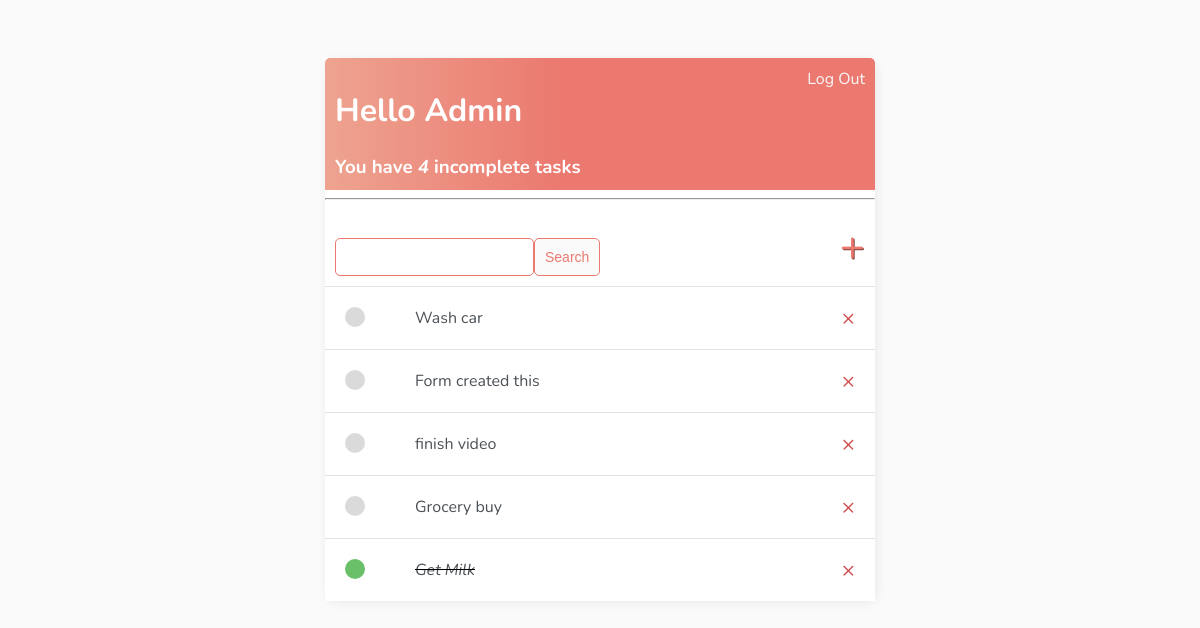
Page / (signed in) on the earlier database version.
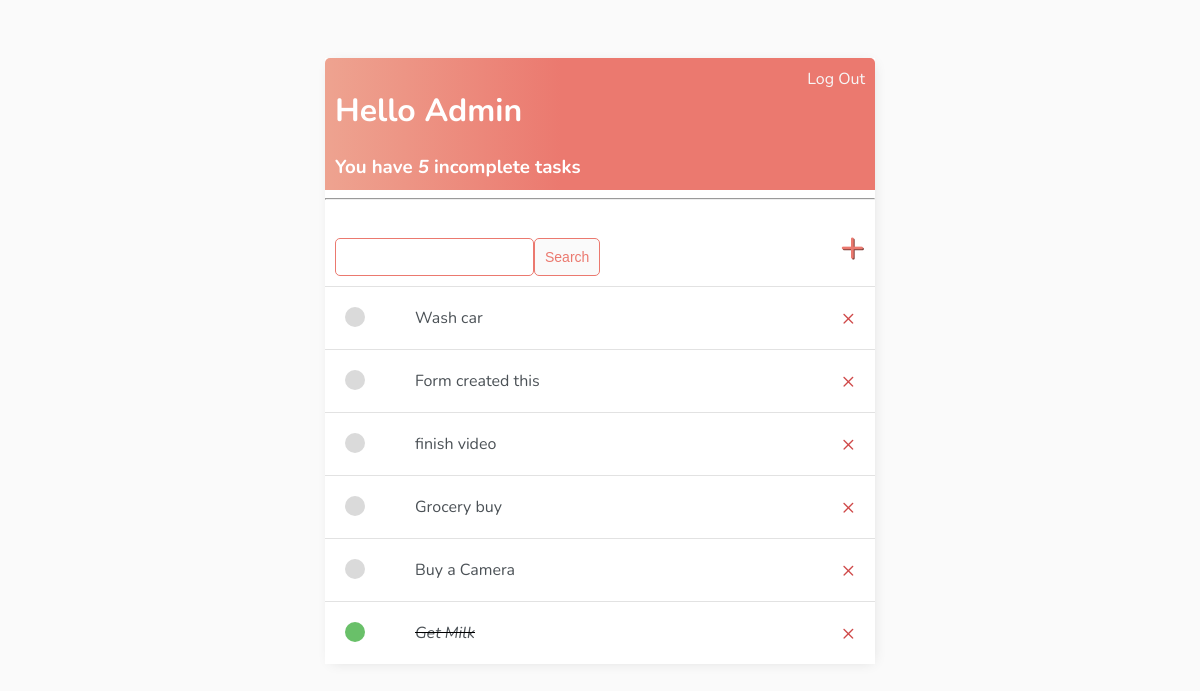
Same page on the later database version.
### base/models.py (models this page shows)
class Task(models.Model):
    user = models.ForeignKey(User, on_delete=models.CASCADE, null=True, blank=True) #on_delete = if user is deleted, all tasks will be deleted too.
    title = models.CharField(max_length=200)
    description = models.TextField(null=True, blank=True)
    complete = models.BooleanField(default=False)
    created = models.DateTimeField(auto_now_add=True)    #Time that task was created - this field will be hidden
    def __str__(self):
        return self.title
    class Meta:
        ordering = ['complete']              # Order task by complete field - complete tasks go to bottom of the list.

### base/views.py (the view)
# urls.py: path('', TaskList.as_view(), name="tasks"),
class TaskList(LoginRequiredMixin, ListView):     # By default django looks for task(model name)_list.html template
    model = Task                                  # LoginRequiredMixin - Restriction if user is not logged in. if someone wants to see detail view of an object
    context_object_name = 'tasks'                 # overriding default name for queryset - default name is object_list or object
    def get_context_data(self, **kwargs):         # Each user can only see their tasks
        context = super().get_context_data(**kwargs)
        context['tasks'] = context['tasks'].filter(user=self.request.user)
        context['count'] = context['tasks'].filter(complete=False).count()  # count is been used in task_list.html
        search_input = self.request.GET.get('search-area') or '' # search-area is defined in html form
        if search_input:
            context['tasks'] = context['tasks'].filter(title__startswith=search_input)
        context['search_input'] = search_input
        return context

### base/templates/base/task_list.html
{% extends 'base/main.html' %}
{% block content %}
<div class="header-bar">
    <div>
        <h1>Hello {{ request.user|title }}</h1>
        <h3 style="margin: 0">You have <i>{{ count }} </i>incomplete task{{ count|pluralize:"s" }}</h3>
    </div>
    {% if request.user.is_authenticated %}
    <a href="{% url 'logout' %}">Log Out</a>
    {% else %}
    <a href="{% url 'login' %}">Log In</a>
    {% endif %}
</div>
<hr>
<div id="search-add-wrapper">
    <form method="GET" style="margin-top: 20px; display: flex;">
        <input type="text" name="search-area"  value="{{ search_input }}" />
        <input class="button" type="submit" value="Search" />
    </form>
    <a id="add-link" href="{% url 'task-create' %}">&#x2b;</a>
</div>
<div class="task-items-wrapper">
      {% for task in tasks %}
          <div class="task-wrapper">
            {% if task.complete %}
                <div class="task-title">
                    <div class="task-complete-icon"></div>
                        <i><s><a href="{% url 'task-update' task.id %}">{{ task }}</a></s></i>
                </div>
                <a class="delete-link" href="{% url 'task-delete' task.id %}">&#215;</a>
             {% else %}
                <div class="task-title">
                    <div class="task-incomplete-icon"></div>
                        <a href="{% url 'task-update' task.id %}">{{ task }}</a>
                </div>
                <a class="delete-link" href="{% url 'task-delete' task.id %}">&#215;</a>
            {% endif %}
          </div>
      {% empty %}
          <h3>No items in list</h3>
      {% endfor %}
</div>
{% endblock content %}

Differences in the rows shown:
added Task: title "Buy a Camera"
Other differences:
{{ count }}: "4" → "5"
